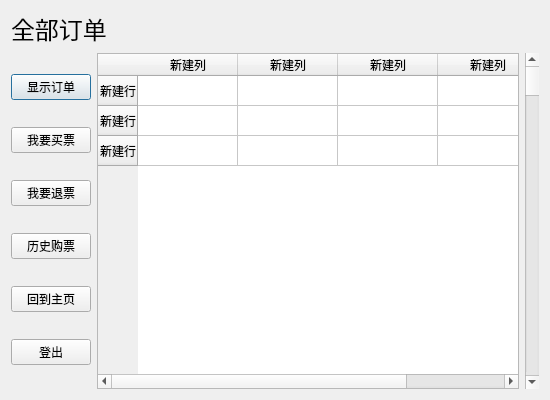
<?xml version="1.0" encoding="UTF-8"?>
<ui version="4.0">
 <class>userticket</class>
 <widget class="QDialog" name="userticket">
  <property name="geometry">
   <rect>
    <x>0</x>
    <y>0</y>
    <width>550</width>
    <height>400</height>
   </rect>
  </property>
  <property name="windowTitle">
   <string>Dialog</string>
  </property>
  <layout class="QVBoxLayout" name="verticalLayout_2">
   <item>
    <widget class="QLabel" name="label">
     <property name="font">
      <font>
       <family>微软雅黑 Light</family>
       <pointsize>18</pointsize>
      </font>
     </property>
     <property name="text">
      <string>全部订单</string>
     </property>
    </widget>
   </item>
   <item>
    <layout class="QHBoxLayout" name="horizontalLayout">
     <item>
      <layout class="QVBoxLayout" name="verticalLayout">
       <item>
        <widget class="QPushButton" name="pushButton_6">
         <property name="text">
          <string>显示订单</string>
         </property>
        </widget>
       </item>
       <item>
        <widget class="QPushButton" name="pushButton">
         <property name="text">
          <string>我要买票</string>
         </property>
        </widget>
       </item>
       <item>
        <widget class="QPushButton" name="return_ticket_button">
         <property name="text">
          <string>我要退票</string>
         </property>
        </widget>
       </item>
       <item>
        <widget class="QPushButton" name="buy_history_button">
         <property name="text">
          <string>历史购票</string>
         </property>
        </widget>
       </item>
       <item>
        <widget class="QPushButton" name="main_menu_button">
         <property name="text">
          <string>回到主页</string>
         </property>
        </widget>
       </item>
       <item>
        <widget class="QPushButton" name="log_out_button">
         <property name="text">
          <string>登出</string>
         </property>
        </widget>
       </item>
      </layout>
     </item>
     <item>
      <widget class="QTableWidget" name="tableWidget_2">
       <row>
        <property name="text">
         <string>新建行</string>
        </property>
       </row>
       <row>
        <property name="text">
         <string>新建行</string>
        </property>
       </row>
       <row>
        <property name="text">
         <string>新建行</string>
        </property>
       </row>
       <column>
        <property name="text">
         <string>新建列</string>
        </property>
       </column>
       <column>
        <property name="text">
         <string>新建列</string>
        </property>
       </column>
       <column>
        <property name="text">
         <string>新建列</string>
        </property>
       </column>
       <column>
        <property name="text">
         <string>新建列</string>
        </property>
       </column>
      </widget>
     </item>
     <item>
      <widget class="QScrollBar" name="verticalScrollBar">
       <property name="orientation">
        <enum>Qt::Vertical</enum>
       </property>
      </widget>
     </item>
    </layout>
   </item>
  </layout>
 </widget>
 <resources/>
 <connections/>
</ui>
